Frame 1 (no input): blank canvas, image omitted
Frame 60 (no input): blank canvas, image omitted
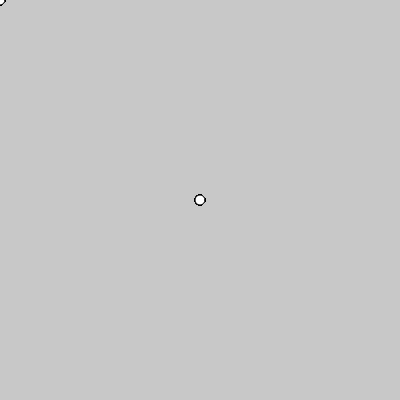
Frame 120 (the mouse pressed at the canvas centre since frame 60)

The p5.js sketch whose frames 1 and 60 were blank and that drew this single picture after the mouse press (run headless with seeded random() and noise() and a simulated clock; from frame 60 on, the mouse is pressed at the canvas centre):

// p5.js sketch
// ── sketch.js
function setup() {
  createCanvas(400, 400);
  background(200);
}

function draw() {
 //background(220);
  circle(mouseX, mouseY, 10);
}
